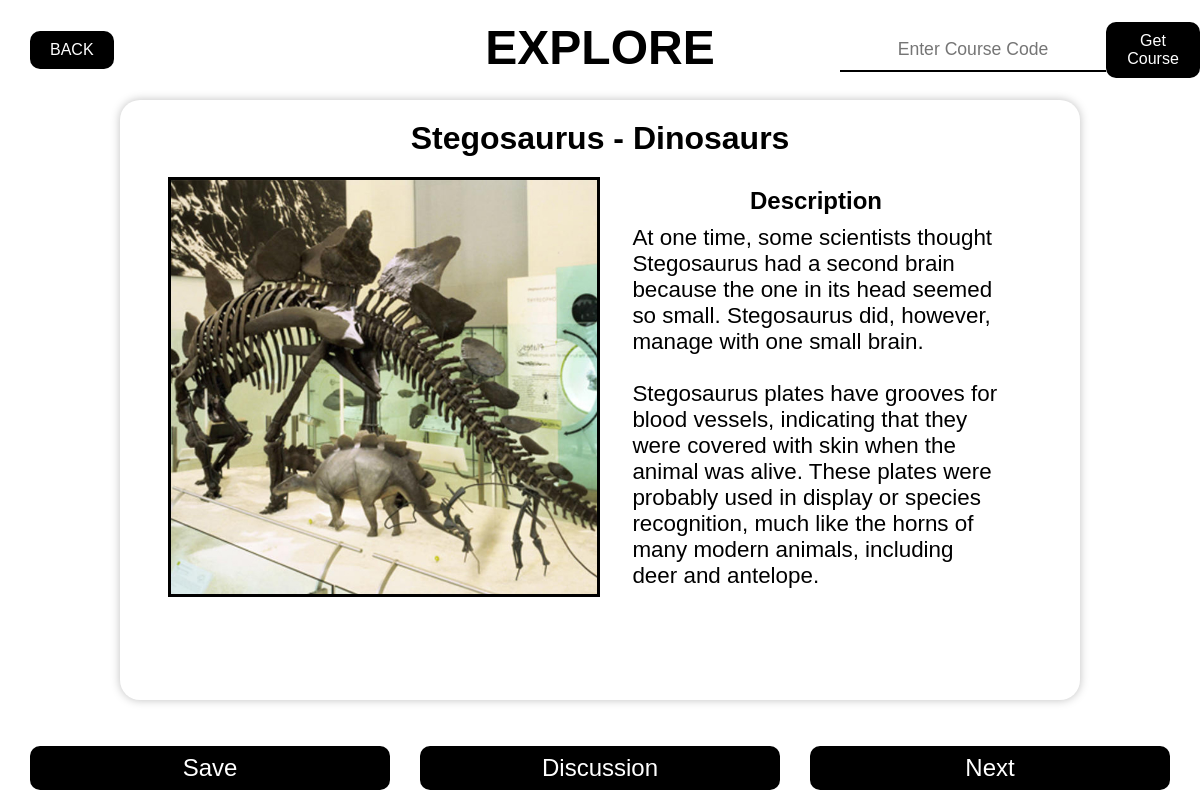
The page /course/OS2HVOS on the database its author committed.
### backend/models.py (models this page shows)
class Item(models.Model):
    name = models.CharField(max_length=200)
    category = models.CharField(max_length=200, default="Dinosaurs")
    description = models.CharField(max_length=5000)
    description = models.TextField()
    img_url = models.URLField(null=True, blank=True)
    img = models.ImageField(null=True, upload_to='images/')
    def __str__(self):
        return f'id: {self.id}, name: {self.name}, category: {self.category}'

### backend/views.py (the view)
# urls.py: path('course/<str:code>', views.course, name="course"),
def course(request, code, index=0):
    try:
        course = Course.objects.get(code=code)
        try:
            sequence = Sequence.objects.get(course=course, index=index)
            index+=1
            print(sequence.item)
            return render(request, "course.html", {
                "item":sequence.item, "code":code, "next_index":index
                })
        except:
            return render(request, "course_end.html")
    except:
        return render(request, "course_not_found.html")

### backend/templates/course.html (shortened to what this page needs)
<!DOCTYPE html>
<html>
    <head>
        <link rel="stylesheet" href="../../static/style.css" type="text/css">
    </head>
    <body style="position: relative;">
        <h1 style="margin: auto; text-align: center; font-size: 3rem;" class="title">EXPLORE</h1>
        <header class="header">
            <a style="" href="../../../">BACK</a>
            <form class="course-code">
                <input type="text" name="code" placeholder="Enter Course Code" class="code-text" minlength=7>
                <button type="submit" onmouseover="courseDO()">Get Course</button>
            </form>
        </header>
        <main class="artifact">
            <h1>{{ item.name }} - {{ item.category }}</h1>
            <div style="height: 20px;"></div>
            <div class="artifact__content">
                <div style="background-image: url({{ item.img.url }});" class="img"></div>
                <div class="text">
                    <h3>Description</h3>
                    <p>{{ item.description | linebreaksbr }}</p>
                </div>
            </div>
            <div style="height: 20px;"></div>
        </main>
        <div class="footer">
            <a >Save</a>
            <a href="{% url 'discussion' item_pk=item.id %}">Discussion</a>
            <a href="{% url 'course' code=code index=next_index %}">Next</a>
        </div>
    </body>
</html>

### backend/static/style.css (style rules this page uses)
* { box-sizing: border-box; margin: 0; padding: 0; }
body, html { width: 100vw; height: 100%; }
body { font-family: Arial, Helvetica, sans-serif; position: relative; }
.artifact { background-color: white; border: none; width: 80%; height: 75%; position: relative; border-radius: 20px; box-shadow: 0px 0px 10px 0px #bfbfbf; margin: auto; }
.artifact > h1 { margin: auto; text-align: center; padding-top: 20px; }
.artifact__content { width: 90%; display: flex; flex-direction: row; align-items: stretch; height: 70%; margin: auto; }
.artifact__content > div { width: 50%; }
.artifact__content > .text { overflow: scroll; }
.artifact__content > .text > p { width: 85%; margin: auto; margin-top: 10px; font-size: 1.4rem; }
.artifact__content > .text > h3 { margin: auto; text-align: center; font-size: 1.5rem; margin-top: 10px; }
.artifact__content > .img { background-size: cover; background-position: center; border: solid 3px black; }
.course-code { height: fit-content; width: 30%; border-radius: 20px; background-color: white; display: flex; flex-direction: row; align-items: center; justify-content: flex-end; }
.course-code > input { border: none; border-bottom: solid 2px black; padding: 10px 20px; font-size: 1.1rem; display: block; margin: auto; text-align: center; }
.course-code > button { background-color: black; color: white; padding: 10px 20px; margin-top: 20px; border: none; font-size: 1rem; display: block; margin: auto; margin-top: 20px; border-radius: 10px; margin-bottom: 20px; }
.header { display: flex; flex-direction: row; justify-content: space-between; align-items: center; height: 100px; align-content: center; }
.header > a { text-decoration: none; display: block; background-color: black; font-size: 1rem; padding: 10px 20px; margin-left: 30px; color: white; border-radius: 10px; }
.footer { margin-bottom: 0; display: flex; width: 100%; justify-content: space-evenly; align-items: center; position: absolute; bottom: 10px; height: fit-content; }
.footer > a { width: 30%; display: block; text-align: center; background-color: black; color: white; text-decoration: none; border-radius: 10px; padding: 8px 0px; font-size: 1.5rem; }

### backend/templates/course.html (style rules this page uses)
.title { position: absolute; margin: auto; text-align: center; top: 20px; left: 50%; transform: translateX(-50%); }

### rows shown on the page
Item: name "Stegosaurus", category "Dinosaurs", img (picture), description "At one time, some scientists thought Stegosaurus had a second brain because the one in its head seemed so small. Stegosaurus did, however, manage with one small brain. Stegosaurus plates have grooves for blood vessels, indicating that they were covered with skin when the animal was alive. These plates were probably used in display or species recognition, much like the horns of many modern animals, including deer and antelope."
